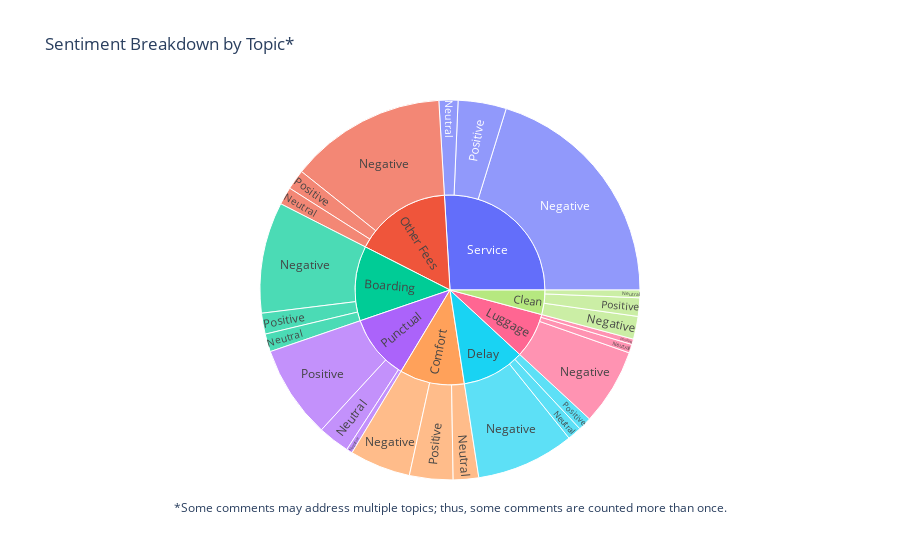

The code cell stored with this chart in its notebook:
### Markdown cell above
### Topics and Sentiment Distrubion of Comments Per Topic - Sunburst Map

This sunburst chart visualizes the distribution of sentiments across different topics. Each segment of the chart represents a topic, with sub-segments showing the breakdown of sentiments (positive, negative, and neutral) within that topic. The size of each segment corresponds to the number of comments related to that sentiment and topic.

### Code cell
fig = create_sunburst_plot(long_df, note)
fig.show()

### Figure 1 — Plotly figure (JSON) as saved in the notebook; plotly's stock layout.template omitted (floating-point values rounded to 4 significant figures)
{"data": [{"branchvalues": "total", "domain": {"x": [0, 1], "y": [0, 1]}, "hovertemplate": "labels=%{label}<br>count=%{value}<br>parent=%{parent}<br>id=%{id}<extra></extra>", "ids": ["Boarding/Negative", "Clean/Negative", "Comfort/Negative", "Delay/Negative", "Luggage/Negative", "Other Fees/Negative", "Punctual/Negative", "Service/Negative", "Boarding/Neutral", "Clean/Neutral", "Comfort/Neutral", "Delay/Neutral", "Luggage/Neutral", "Other Fees/Neutral", "Punctual/Neutral", "Service/Neutral", "Boarding/Positive", "Clean/Positive", "Comfort/Positive", "Delay/Positive", "Luggage/Positive", "Other Fees/Positive", "Punctual/Positive", "Service/Positive", "Boarding", "Clean", "Comfort", "Delay", "Luggage", "Other Fees", "Punctual", "Service"], "labels": ["Negative", "Negative", "Negative", "Negative", "Negative", "Negative", "Negative", "Negative", "Neutral", "Neutral", "Neutral", "Neutral", "Neutral", "Neutral", "Neutral", "Neutral", "Positive", "Positive", "Positive", "Positive", "Positive", "Positive", "Positive", "Positive", "Boarding", "Clean", "Comfort", "Delay", "Luggage", "Other Fees", "Punctual", "Service"], "name": "", "parents": ["Boarding", "Clean", "Comfort", "Delay", "Luggage", "Other Fees", "Punctual", "Service", "Boarding", "Clean", "Comfort", "Delay", "Luggage", "Other Fees", "Punctual", "Service", "Boarding", "Clean", "Comfort", "Delay", "Luggage", "Other Fees", "Punctual", "Service", "", "", "", "", "", "", "", ""], "type": "sunburst", "values": [590, 121, 324, 521, 406, 833, 32, 1262, 95, 41, 135, 75, 46, 94, 168, 101, 111, 98, 231, 72, 29, 107, 494, 256, 796, 260, 690, 668, 481, 1034, 694, 1619]}], "layout": {"annotations": [{"align": "center", "font": {"size": 12}, "showarrow": false, "text": "*Some comments may address multiple topics; thus, some comments are counted more than once.", "x": 0.5, "xref": "paper", "y": -0.1, "yref": "paper"}], "legend": {"tracegroupgap": 0}, "title": {"text": "Sentiment Breakdown by Topic*"}}}
